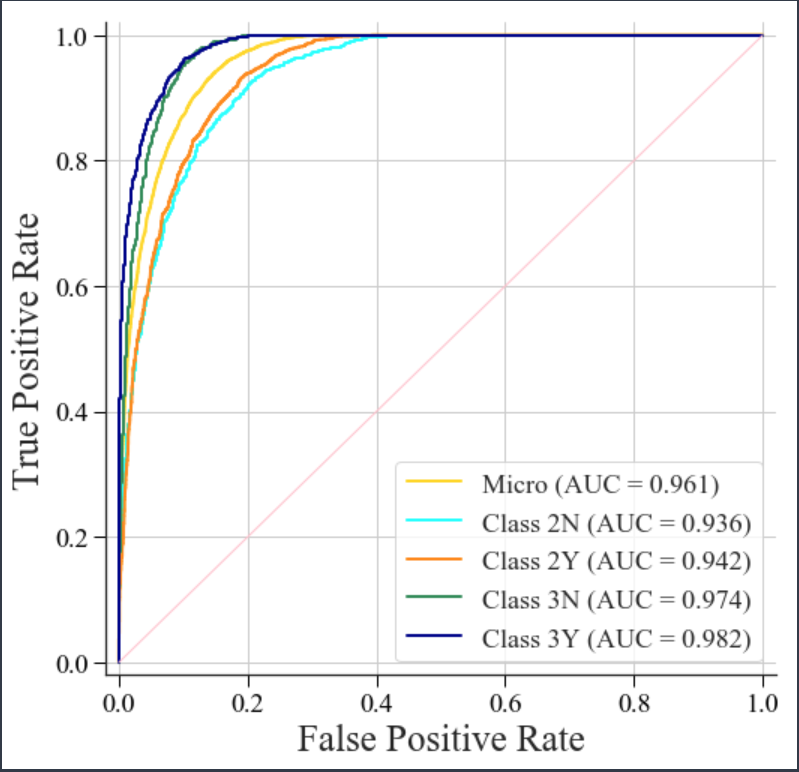

Python code for this plot:
import pandas as pd
import numpy as np
import csv
from sklearn.preprocessing import label_binarize
from scipy import interp
from sklearn.metrics import roc_curve, auc
import matplotlib.pyplot as plt
from itertools import cycle
from sklearn.metrics import classification_report, accuracy_score, roc_auc_score

pdata  = pd.read_csv("attention_proba_train.csv", usecols = ["p2n", "p2y", "p3n", "p3y"])
ydata  = pd.read_csv("attention_proba_train.csv", usecols = ["label"])
label = label_binarize(ydata, classes=[0, 1, 2, 3])
pdata = np.array(pdata)
#print(roc_auc_score(label , pdata))

# 计算每一类的ROC
fpr = dict()
tpr = dict()
roc_auc = dict()
n_classes = 4
for i in range(n_classes):
    fpr[i], tpr[i], _ = roc_curve(label[:, i], pdata[:, i])
    roc_auc[i] = auc(fpr[i], tpr[i])
# Compute micro-average ROC curve and ROC area
fpr["micro"], tpr["micro"], _ = roc_curve(label.ravel(), pdata.ravel())
roc_auc["micro"] = auc(fpr["micro"], tpr["micro"])

import seaborn as sns  
%matplotlib inline
#cm = plt.cm.get_cmap('RdYlBu')
sns.set(style="ticks", palette="muted", color_codes=True, font="Times New Roman")
#sns.set_style("grid")  # "white", "dark", "whitegrid", "darkgrid", "ticks"
plt.figure(figsize=(8, 8))
plt.grid()
plt.plot(fpr["micro"], tpr["micro"],
         label='Micro (AUC = {0:0.3f})'
               ''.format(roc_auc["micro"]),
         color='gold', linestyle='-', linewidth=2)

"""plt.plot(fpr["macro"], tpr["macro"],
         label='macro-average ROC curve (AUC = {0:0.3f})'
               ''.format(roc_auc["macro"]),
         color='navy', linestyle=':', linewidth=4)"""

colors = cycle(['aqua', 'darkorange', 'seagreen', "darkblue"])#cornflowerblue
name =  ['2N', '2Y', '3N', "3Y"]
for i, color in zip(range(n_classes), colors):
    plt.plot(fpr[i], tpr[i], color=color,
             label='Class {0} (AUC = {1:0.3f})'
             ''.format(name[i], roc_auc[i]),  linewidth=2)
plt.plot([0, 1], [0, 1], '-', color='pink', linewidth=1)
plt.xlim([-0.02, 1.02])
plt.ylim([-0.02, 1.02])

frame = plt.gca()
#frame.axes.get_yaxis().set_visible(True)
#frame.axes.get_xaxis().set_visible(True)
frame.spines["top"].set_visible(False)
frame.spines["right"].set_visible(False)
plt.tick_params(which='major', left=True,bottom=True, colors='black', width=1,length=8, direction='out')
plt.tick_params(labelsize=18)
#plt.tick_params(which='minor', left=True,bottom=True, colors='black', width=1,length=2, direction='out')
plt.xlabel('False Positive Rate',  fontsize=25)
plt.ylabel('True Positive Rate', fontsize=25)
#plt.title('Traing Set')
plt.legend(loc="lower right",  fontsize=18)# loc='best' loc="lower right"
#plt.show()
plt.savefig('attenrion-auc-train',dpi = 1200)
